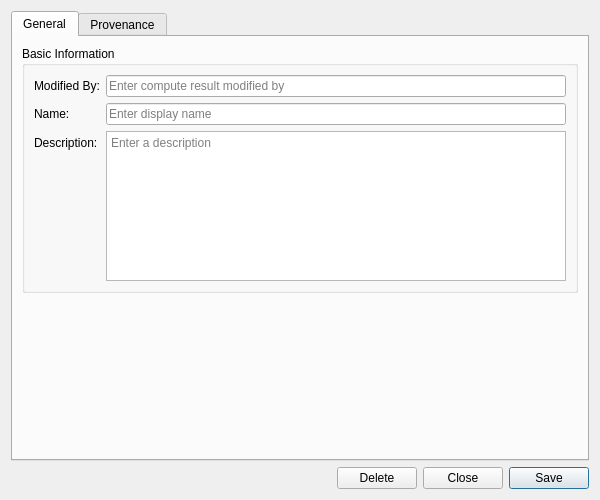
<?xml version="1.0" encoding="UTF-8"?>
<ui version="4.0">
 <class>ResultDetailDialog</class>
 <widget class="QWidget" name="ResultDetailDialog">
  <property name="geometry">
   <rect>
    <x>0</x>
    <y>0</y>
    <width>600</width>
    <height>500</height>
   </rect>
  </property>
  <property name="sizePolicy">
   <sizepolicy hsizetype="Preferred" vsizetype="Preferred">
    <horstretch>0</horstretch>
    <verstretch>0</verstretch>
   </sizepolicy>
  </property>
  <property name="minimumSize">
   <size>
    <width>600</width>
    <height>500</height>
   </size>
  </property>
  <property name="windowTitle">
   <string>Result Details</string>
  </property>
  <layout class="QVBoxLayout" name="verticalLayout">
   <item>
    <widget class="QTabWidget" name="tabWidget">
     <property name="currentIndex"><number>0</number></property>
     <widget class="QWidget" name="generalTab">
      <attribute name="title"><string>General</string></attribute>
      <layout class="QVBoxLayout" name="generalLayout">
       <item>
        <widget class="QGroupBox" name="basicInfoGroup">
         <property name="title">
          <string>Basic Information</string>
         </property>
         <layout class="QFormLayout" name="formLayout">
          <item row="0" column="0">
           <widget class="QLabel" name="labelModifiedBy">
            <property name="text">
             <string>Modified By:</string>
            </property>
           </widget>
          </item>
          <item row="0" column="1">
           <widget class="QLineEdit" name="codeEdit">
            <property name="placeholderText">
             <string>Enter compute result modified by</string>
            </property>
           </widget>
          </item>
          <item row="1" column="0">
           <widget class="QLabel" name="labelName">
            <property name="text">
             <string>Name:</string>
            </property>
           </widget>
          </item>
          <item row="1" column="1">
           <widget class="QLineEdit" name="nameEdit">
            <property name="placeholderText">
             <string>Enter display name</string>
            </property>
           </widget>
          </item>
          <item row="2" column="0">
           <widget class="QLabel" name="labelDescription">
            <property name="text">
             <string>Description:</string>
            </property>
           </widget>
          </item>
          <item row="2" column="1">
           <widget class="QPlainTextEdit" name="descriptionEdit">
            <property name="minimumSize">
             <size>
              <width>0</width>
              <height>80</height>
             </size>
            </property>
            <property name="maximumSize">
             <size>
              <width>16777215</width>
              <height>150</height>
             </size>
            </property>
            <property name="placeholderText">
             <string>Enter a description</string>
            </property>
           </widget>
          </item>
         </layout>
        </widget>
       </item>
       <item>
        <spacer name="verticalSpacer">
         <property name="orientation">
          <enum>Qt::Vertical</enum>
         </property>
         <property name="sizeHint" stdset="0">
          <size>
           <width>20</width>
           <height>40</height>
          </size>
         </property>
        </spacer>
       </item>
      </layout>
     </widget>
     <widget class="QWidget" name="provenanceTab">
      <attribute name="title"><string>Provenance</string></attribute>
      <layout class="QVBoxLayout" name="provenanceTabLayout">
       <item>
        <widget class="ores::qt::ProvenanceWidget" name="provenanceWidget" native="true"/>
       </item>
      </layout>
     </widget>
    </widget>
   </item>
   <item>
    <layout class="QHBoxLayout" name="buttonLayout">
     <item>
      <spacer name="horizontalSpacer">
       <property name="orientation">
        <enum>Qt::Horizontal</enum>
       </property>
       <property name="sizeHint" stdset="0">
        <size>
         <width>40</width>
         <height>20</height>
        </size>
       </property>
      </spacer>
     </item>
     <item>
      <widget class="QPushButton" name="deleteButton">
       <property name="text">
        <string>Delete</string>
       </property>
      </widget>
     </item>
     <item>
      <widget class="QPushButton" name="closeButton">
       <property name="text">
        <string>Close</string>
       </property>
      </widget>
     </item>
     <item>
      <widget class="QPushButton" name="saveButton">
       <property name="text">
        <string>Save</string>
       </property>
       <property name="default">
        <bool>true</bool>
       </property>
      </widget>
     </item>
    </layout>
   </item>
  </layout>
 </widget>
 <customwidgets>
  <customwidget>
   <class>ores::qt::ProvenanceWidget</class>
   <extends>QWidget</extends>
   <header>ores.qt/ProvenanceWidget.hpp</header>
  </customwidget>
 </customwidgets>
 <resources/>
 <connections/>
</ui>
